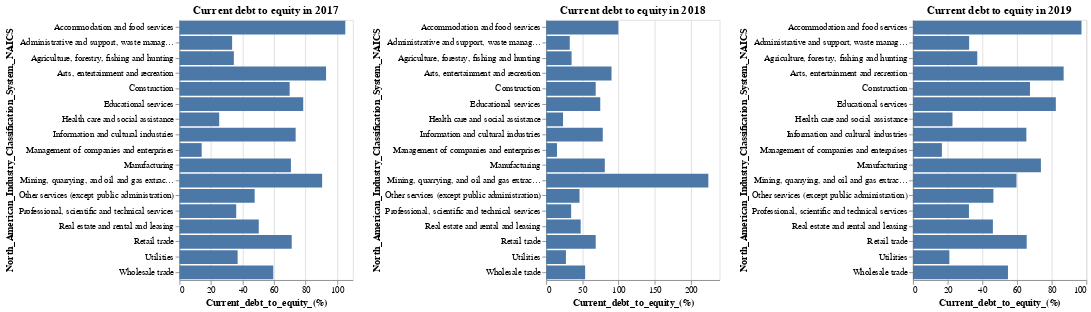

The notebook cell this image was saved under:
### Markdown cell above
For the small business, in contrast to medium business, the health care and social assistance rural business has a lower current debt to equity ratio, which means it is more liquid for these type of business. Similar to medium business, the management type small business is in good condition from current debt to equity, but the information and cultural industry has a higher ratio, which is a negative signal for that type of small business.

### Code cell
alt.hconcat(s2017, s2018, s2019)

### Figure 1 — Vega-Lite specification as saved in the notebook (floating-point values rounded to 4 significant figures)
{"config": {"view": {"continuousWidth": 400, "continuousHeight": 300}}, "hconcat": [{"data": {"name": "data-479769f72f8050ad697a43f1ae856b39"}, "mark": "bar", "encoding": {"x": {"field": "Current_debt_to_equity_(%)", "type": "quantitative"}, "y": {"field": "North_American_Industry_Classification_System,_NAICS", "type": "nominal"}}, "height": 300, "title": "Current debt to equity in 2017", "width": 200}, {"data": {"name": "data-a70e73a1712ac6de76a3d60f85d27734"}, "mark": "bar", "encoding": {"x": {"field": "Current_debt_to_equity_(%)", "type": "quantitative"}, "y": {"field": "North_American_Industry_Classification_System,_NAICS", "type": "nominal"}}, "height": 300, "title": "Current debt to equity in 2018", "width": 200}, {"data": {"name": "data-0cb1a0655b500a3032c93b699aea1e7a"}, "mark": "bar", "encoding": {"x": {"field": "Current_debt_to_equity_(%)", "type": "quantitative"}, "y": {"field": "North_American_Industry_Classification_System,_NAICS", "type": "nominal"}}, "height": 300, "title": "Current debt to equity in 2019", "width": 200}], "$schema": "https://vega.github.io/schema/vega-lite/v4.17.0.json", "datasets": {"data-479769f72f8050ad697a43f1ae856b39": [{"ID": 34.0, "North_American_Industry_Classification_System,_NAICS_-_code": "11", "North_American_Industry_Classification_System,_NAICS": "Agriculture, forestry, fishing and hunting", "Geography_-_code": 0.0, "Geography": "Canada", "Location_indicator_-_code": 1.0, "Location_indicator": "Rural", "Incorporation_status_-_code": 2.0, "Incorporation_status": "Incorporated", "Reference_year": 2017.0, "Debt_to_equity_ratio_(times)": 1.1, "Current_debt_to_equity_(%)": 34.5}, {"ID": 232.0, "North_American_Industry_Classification_System,_NAICS_-_code": "21", "North_American_Industry_Classification_System,_NAICS": "Mining, quarrying, and oil and gas extraction", "Geography_-_code": 0.0, "Geography": "Canada", "Location_indicator_-_code": 1.0, "Location_indicator": "Rural", "Incorporation_status_-_code": 2.0, "Incorporation_status": "Incorporated", "Reference_year": 2017.0, "Debt_to_equity_ratio_(times)": 2.7, "Current_debt_to_equity_(%)": 90.5}, {"ID": 364.0, "North_American_Industry_Classification_System,_NAICS_-_code": "22", "North_American_Industry_Classification_System,_NAICS": "Utilities", "Geography_-_code": 0.0, "Geography": "Canada", "Location_indicator_-_code": 1.0, "Location_indicator": "Rural", "Incorporation_status_-_code": 2.0, "Incorporation_status": "Incorporated", "Reference_year": 2017.0, "Debt_to_equity_ratio_(times)": 1.5, "Current_debt_to_equity_(%)": 36.9}, {"ID": 430.0, "North_American_Industry_Classification_System,_NAICS_-_code": "23", "North_American_Industry_Classification_System,_NAICS": "Construction", "Geography_-_code": 0.0, "Geography": "Canada", "Location_indicator_-_code": 1.0, "Location_indicator": "Rural", "Incorporation_status_-_code": 2.0, "Incorporation_status": "Incorporated", "Reference_year": 2017.0, "Debt_to_equity_ratio_(times)": 1.4, "Current_debt_to_equity_(%)": 69.9}, {"ID": 562.0, "North_American_Industry_Classification_System,_NAICS_-_code": "31-33", "North_American_Industry_Classification_System,_NAICS": "Manufacturing", "Geography_-_code": 0.0, "Geography": "Canada", "Location_indicator_-_code": 1.0, "Location_indicator": "Rural", "Incorporation_status_-_code": 2.0, "Incorporation_status": "Incorporated", "Reference_year": 2017.0, "Debt_to_equity_ratio_(times)": 1.5, "Current_debt_to_equity_(%)": 70.7}, {"ID": 1288.0, "North_American_Industry_Classification_System,_NAICS_-_code": "41", "North_American_Industry_Classification_System,_NAICS": "Wholesale trade", "Geography_-_code": 0.0, "Geography": "Canada", "Location_indicator_-_code": 1.0, "Location_indicator": "Rural", "Incorporation_status_-_code": 2.0, "Incorporation_status": "Incorporated", "Reference_year": 2017.0, "Debt_to_equity_ratio_(times)": 1.1, "Current_debt_to_equity_(%)": 59.5}, {"ID": 1618.0, "North_American_Industry_Classification_System,_NAICS_-_code": "44-45", "North_American_Industry_Classification_System,_NAICS": "Retail trade", "Geography_-_code": 0.0, "Geography": "Canada", "Location_indicator_-_code": 1.0, "Location_indicator": "Rural", "Incorporation_status_-_code": 2.0, "Incorporation_status": "Incorporated", "Reference_year": 2017.0, "Debt_to_equity_ratio_(times)": 1.4, "Current_debt_to_equity_(%)": 71.2}, {"ID": 2443.0, "North_American_Industry_Classification_System,_NAICS_-_code": "51", "North_American_Industry_Classification_System,_NAICS": "Information and cultural industries", "Geography_-_code": 0.0, "Geography": "Canada", "Location_indicator_-_code": 1.0, "Location_indicator": "Rural", "Incorporation_status_-_code": 2.0, "Incorporation_status": "Incorporated", "Reference_year": 2017.0, "Debt_to_equity_ratio_(times)": 1.5, "Current_debt_to_equity_(%)": 73.7}, {"ID": 2674.0, "North_American_Industry_Classification_System,_NAICS_-_code": "53", "North_American_Industry_Classification_System,_NAICS": "Real estate and rental and leasing", "Geography_-_code": 0.0, "Geography": "Canada", "Location_indicator_-_code": 1.0, "Location_indicator": "Rural", "Incorporation_status_-_code": 2.0, "Incorporation_status": "Incorporated", "Reference_year": 2017.0, "Debt_to_equity_ratio_(times)": 1.7, "Current_debt_to_equity_(%)": 50.3}, {"ID": 2806.0, "North_American_Industry_Classification_System,_NAICS_-_code": "54", "North_American_Industry_Classification_System,_NAICS": "Professional, scientific and technical services", "Geography_-_code": 0.0, "Geography": "Canada", "Location_indicator_-_code": 1.0, "Location_indicator": "Rural", "Incorporation_status_-_code": 2.0, "Incorporation_status": "Incorporated", "Reference_year": 2017.0, "Debt_to_equity_ratio_(times)": 0.8, "Current_debt_to_equity_(%)": 36.0}, {"ID": 2872.0, "North_American_Industry_Classification_System,_NAICS_-_code": "55", "North_American_Industry_Classification_System,_NAICS": "Management of companies and enterprises", "Geography_-_code": 0.0, "Geography": "Canada", "Location_indicator_-_code": 1.0, "Location_indicator": "Rural", "Incorporation_status_-_code": 2.0, "Incorporation_status": "Incorporated", "Reference_year": 2017.0, "Debt_to_equity_ratio_(times)": 0.4, "Current_debt_to_equity_(%)": 14.1}, {"ID": 2938.0, "North_American_Industry_Classification_System,_NAICS_-_code": "56", "North_American_Industry_Classification_System,_NAICS": "Administrative and support, waste management and remediation services", "Geography_-_code": 0.0, "Geography": "Canada", "Location_indicator_-_code": 1.0, "Location_indicator": "Rural", "Incorporation_status_-_code": 2.0, "Incorporation_status": "Incorporated", "Reference_year": 2017.0, "Debt_to_equity_ratio_(times)": 0.7, "Current_debt_to_equity_(%)": 33.4}, {"ID": 3037.0, "North_American_Industry_Classification_System,_NAICS_-_code": "61", "North_American_Industry_Classification_System,_NAICS": "Educational services", "Geography_-_code": 0.0, "Geography": "Canada", "Location_indicator_-_code": 1.0, "Location_indicator": "Rural", "Incorporation_status_-_code": 2.0, "Incorporation_status": "Incorporated", "Reference_year": 2017.0, "Debt_to_equity_ratio_(times)": 1.4, "Current_debt_to_equity_(%)": 78.5}, {"ID": 3103.0, "North_American_Industry_Classification_System,_NAICS_-_code": "62", "North_American_Industry_Classification_System,_NAICS": "Health care and social assistance", "Geography_-_code": 0.0, "Geography": "Canada", "Location_indicator_-_code": 1.0, "Location_indicator": "Rural", "Incorporation_status_-_code": 2.0, "Incorporation_status": "Incorporated", "Reference_year": 2017.0, "Debt_to_equity_ratio_(times)": 0.6, "Current_debt_to_equity_(%)": 25.2}, {"ID": 3268.0, "North_American_Industry_Classification_System,_NAICS_-_code": "71", "North_American_Industry_Classification_System,_NAICS": "Arts, entertainment and recreation", "Geography_-_code": 0.0, "Geography": "Canada", "Location_indicator_-_code": 1.0, "Location_indicator": "Rural", "Incorporation_status_-_code": 2.0, "Incorporation_status": "Incorporated", "Reference_year": 2017.0, "Debt_to_equity_ratio_(times)": 2.7, "Current_debt_to_equity_(%)": 93.0}, {"ID": 3400.0, "North_American_Industry_Classification_System,_NAICS_-_code": "72", "North_American_Industry_Classification_System,_NAICS": "Accommodation and food services", "Geography_-_code": 0.0, "Geography": "Canada", "Location_indicator_-_code": 1.0, "Location_indicator": "Rural", "Incorporation_status_-_code": 2.0, "Incorporation_status": "Incorporated", "Reference_year": 2017.0, "Debt_to_equity_ratio_(times)": 3.0, "Current_debt_to_equity_(%)": 105.2}, {"ID": 3499.0, "North_American_Industry_Classification_System,_NAICS_-_code": "81", "North_American_Industry_Classification_System,_NAICS": "Other services (except public administration)", "Geography_-_code": 0.0, "Geography": "Canada", "Location_indicator_-_code": 1.0, "Location_indicator": "Rural", "Incorporation_status_-_code": 2.0, "Incorporation_status": "Incorporated", "Reference_year": 2017.0, "Debt_to_equity_ratio_(times)": 1.1, "Current_debt_to_equity_(%)": 47.7}], "data-a70e73a1712ac6de76a3d60f85d27734": [{"ID": 34.0, "North_American_Industry_Classification_System,_NAICS_-_code": "11", "North_American_Industry_Classification_System,_NAICS": "Agriculture, forestry, fishing and hunting", "Geography_-_code": 0.0, "Geography": "Canada", "Location_indicator_-_code": 1.0, "Location_indicator": "Rural", "Incorporation_status_-_code": 2.0, "Incorporation_status": "Incorporated", "Reference_year": 2018.0, "Debt_to_equity_ratio_(times)": 1.2, "Current_debt_to_equity_(%)": 35.1}, {"ID": 232.0, "North_American_Industry_Classification_System,_NAICS_-_code": "21", "North_American_Industry_Classification_System,_NAICS": "Mining, quarrying, and oil and gas extraction", "Geography_-_code": 0.0, "Geography": "Canada", "Location_indicator_-_code": 1.0, "Location_indicator": "Rural", "Incorporation_status_-_code": 2.0, "Incorporation_status": "Incorporated", "Reference_year": 2018.0, "Debt_to_equity_ratio_(times)": 2.6, "Current_debt_to_equity_(%)": 224.4}, {"ID": 364.0, "North_American_Industry_Classification_System,_NAICS_-_code": "22", "North_American_Industry_Classification_System,_NAICS": "Utilities", "Geography_-_code": 0.0, "Geography": "Canada", "Location_indicator_-_code": 1.0, "Location_indicator": "Rural", "Incorporation_status_-_code": 2.0, "Incorporation_status": "Incorporated", "Reference_year": 2018.0, "Debt_to_equity_ratio_(times)": 1.1, "Current_debt_to_equity_(%)": 27.3}, {"ID": 430.0, "North_American_Industry_Classification_System,_NAICS_-_code": "23", "North_American_Industry_Classification_System,_NAICS": "Construction", "Geography_-_code": 0.0, "Geography": "Canada", "Location_indicator_-_code": 1.0, "Location_indicator": "Rural", "Incorporation_status_-_code": 2.0, "Incorporation_status": "Incorporated", "Reference_year": 2018.0, "Debt_to_equity_ratio_(times)": 1.3, "Current_debt_to_equity_(%)": 68.5}, {"ID": 562.0, "North_American_Industry_Classification_System,_NAICS_-_code": "31-33", "North_American_Industry_Classification_System,_NAICS": "Manufacturing", "Geography_-_code": 0.0, "Geography": "Canada", "Location_indicator_-_code": 1.0, "Location_indicator": "Rural", "Incorporation_status_-_code": 2.0, "Incorporation_status": "Incorporated", "Reference_year": 2018.0, "Debt_to_equity_ratio_(times)": 1.8, "Current_debt_to_equity_(%)": 81.1}, {"ID": 1288.0, "North_American_Industry_Classification_System,_NAICS_-_code": "41", "North_American_Industry_Classification_System,_NAICS": "Wholesale trade", "Geography_-_code": 0.0, "Geography": "Canada", "Location_indicator_-_code": 1.0, "Location_indicator": "Rural", "Incorporation_status_-_code": 2.0, "Incorporation_status": "Incorporated", "Reference_year": 2018.0, "Debt_to_equity_ratio_(times)": 1.0, "Current_debt_to_equity_(%)": 53.9}, {"ID": 1618.0, "North_American_Industry_Classification_System,_NAICS_-_code": "44-45", "North_American_Industry_Classification_System,_NAICS": "Retail trade", "Geography_-_code": 0.0, "Geography": "Canada", "Location_indicator_-_code": 1.0, "Location_indicator": "Rural", "Incorporation_status_-_code": 2.0, "Incorporation_status": "Incorporated", "Reference_year": 2018.0, "Debt_to_equity_ratio_(times)": 1.4, "Current_debt_to_equity_(%)": 68.5}, {"ID": 2443.0, "North_American_Industry_Classification_System,_NAICS_-_code": "51", "North_American_Industry_Classification_System,_NAICS": "Information and cultural industries", "Geography_-_code": 0.0, "Geography": "Canada", "Location_indicator_-_code": 1.0, "Location_indicator": "Rural", "Incorporation_status_-_code": 2.0, "Incorporation_status": "Incorporated", "Reference_year": 2018.0, "Debt_to_equity_ratio_(times)": 1.6, "Current_debt_to_equity_(%)": 78.3}, {"ID": 2674.0, "North_American_Industry_Classification_System,_NAICS_-_code": "53", "North_American_Industry_Classification_System,_NAICS": "Real estate and rental and leasing", "Geography_-_code": 0.0, "Geography": "Canada", "Location_indicator_-_code": 1.0, "Location_indicator": "Rural", "Incorporation_status_-_code": 2.0, "Incorporation_status": "Incorporated", "Reference_year": 2018.0, "Debt_to_equity_ratio_(times)": 1.6, "Current_debt_to_equity_(%)": 47.7}, {"ID": 2806.0, "North_American_Industry_Classification_System,_NAICS_-_code": "54", "North_American_Industry_Classification_System,_NAICS": "Professional, scientific and technical services", "Geography_-_code": 0.0, "Geography": "Canada", "Location_indicator_-_code": 1.0, "Location_indicator": "Rural", "Incorporation_status_-_code": 2.0, "Incorporation_status": "Incorporated", "Reference_year": 2018.0, "Debt_to_equity_ratio_(times)": 0.7, "Current_debt_to_equity_(%)": 34.5}, {"ID": 2872.0, "North_American_Industry_Classification_System,_NAICS_-_code": "55", "North_American_Industry_Classification_System,_NAICS": "Management of companies and enterprises", "Geography_-_code": 0.0, "Geography": "Canada", "Location_indicator_-_code": 1.0, "Location_indicator": "Rural", "Incorporation_status_-_code": 2.0, "Incorporation_status": "Incorporated", "Reference_year": 2018.0, "Debt_to_equity_ratio_(times)": 0.4, "Current_debt_to_equity_(%)": 14.9}, {"ID": 2938.0, "North_American_Industry_Classification_System,_NAICS_-_code": "56", "North_American_Industry_Classification_System,_NAICS": "Administrative and support, waste management and remediation services", "Geography_-_code": 0.0, "Geography": "Canada", "Location_indicator_-_code": 1.0, "Location_indicator": "Rural", "Incorporation_status_-_code": 2.0, "Incorporation_status": "Incorporated", "Reference_year": 2018.0, "Debt_to_equity_ratio_(times)": 0.7, "Current_debt_to_equity_(%)": 32.6}, {"ID": 3037.0, "North_American_Industry_Classification_System,_NAICS_-_code": "61", "North_American_Industry_Classification_System,_NAICS": "Educational services", "Geography_-_code": 0.0, "Geography": "Canada", "Location_indicator_-_code": 1.0, "Location_indicator": "Rural", "Incorporation_status_-_code": 2.0, "Incorporation_status": "Incorporated", "Reference_year": 2018.0, "Debt_to_equity_ratio_(times)": 1.3, "Current_debt_to_equity_(%)": 74.8}, {"ID": 3103.0, "North_American_Industry_Classification_System,_NAICS_-_code": "62", "North_American_Industry_Classification_System,_NAICS": "Health care and social assistance", "Geography_-_code": 0.0, "Geography": "Canada", "Location_indicator_-_code": 1.0, "Location_indicator": "Rural", "Incorporation_status_-_code": 2.0, "Incorporation_status": "Incorporated", "Reference_year": 2018.0, "Debt_to_equity_ratio_(times)": 0.6, "Current_debt_to_equity_(%)": 23.3}, {"ID": 3268.0, "North_American_Industry_Classification_System,_NAICS_-_code": "71", "North_American_Industry_Classification_System,_NAICS": "Arts, entertainment and recreation", "Geography_-_code": 0.0, "Geography": "Canada", "Location_indicator_-_code": 1.0, "Location_indicator": "Rural", "Incorporation_status_-_code": 2.0, "Incorporation_status": "Incorporated", "Reference_year": 2018.0, "Debt_to_equity_ratio_(times)": 2.5, "Current_debt_to_equity_(%)": 90.4}, {"ID": 3400.0, "North_American_Industry_Classification_System,_NAICS_-_code": "72", "North_American_Industry_Classification_System,_NAICS": "Accommodation and food services", "Geography_-_code": 0.0, "Geography": "Canada", "Location_indicator_-_code": 1.0, "Location_indicator": "Rural", "Incorporation_status_-_code": 2.0, "Incorporation_status": "Incorporated", "Reference_year": 2018.0, "Debt_to_equity_ratio_(times)": 2.8, "Current_debt_to_equity_(%)": 99.8}, {"ID": 3499.0, "North_American_Industry_Classification_System,_NAICS_-_code": "81", "North_American_Industry_Classification_System,_NAICS": "Other services (except public administration)", "Geography_-_code": 0.0, "Geography": "Canada", "Location_indicator_-_code": 1.0, "Location_indicator": "Rural", "Incorporation_status_-_code": 2.0, "Incorporation_status": "Incorporated", "Reference_year": 2018.0, "Debt_to_equity_ratio_(times)": 1.0, "Current_debt_to_equity_(%)": 46.1}], "data-0cb1a0655b500a3032c93b699aea1e7a": [{"ID": 34.0, "North_American_Industry_Classification_System,_NAICS_-_code": "11", "North_American_Industry_Classification_System,_NAICS": "Agriculture, forestry, fishing and hunting", "Geography_-_code": 0.0, "Geography": "Canada", "Location_indicator_-_code": 1.0, "Location_indicator": "Rural", "Incorporation_status_-_code": 2.0, "Incorporation_status": "Incorporated", "Reference_year": 2019.0, "Debt_to_equity_ratio_(times)": 1.2, "Current_debt_to_equity_(%)": 37.1}, {"ID": 232.0, "North_American_Industry_Classification_System,_NAICS_-_code": "21", "North_American_Industry_Classification_System,_NAICS": "Mining, quarrying, and oil and gas extraction", "Geography_-_code": 0.0, "Geography": "Canada", "Location_indicator_-_code": 1.0, "Location_indicator": "Rural", "Incorporation_status_-_code": 2.0, "Incorporation_status": "Incorporated", "Reference_year": 2019.0, "Debt_to_equity_ratio_(times)": 1.3, "Current_debt_to_equity_(%)": 59.7}, {"ID": 364.0, "North_American_Industry_Classification_System,_NAICS_-_code": "22", "North_American_Industry_Classification_System,_NAICS": "Utilities", "Geography_-_code": 0.0, "Geography": "Canada", "Location_indicator_-_code": 1.0, "Location_indicator": "Rural", "Incorporation_status_-_code": 2.0, "Incorporation_status": "Incorporated", "Reference_year": 2019.0, "Debt_to_equity_ratio_(times)": 1.0, "Current_debt_to_equity_(%)": 21.0}, {"ID": 430.0, "North_American_Industry_Classification_System,_NAICS_-_code": "23", "North_American_Industry_Classification_System,_NAICS": "Construction", "Geography_-_code": 0.0, "Geography": "Canada", "Location_indicator_-_code": 1.0, "Location_indicator": "Rural", "Incorporation_status_-_code": 2.0, "Incorporation_status": "Incorporated", "Reference_year": 2019.0, "Debt_to_equity_ratio_(times)": 1.3, "Current_debt_to_equity_(%)": 67.5}, {"ID": 562.0, "North_American_Industry_Classification_System,_NAICS_-_code": "31-33", "North_American_Industry_Classification_System,_NAICS": "Manufacturing", "Geography_-_code": 0.0, "Geography": "Canada", "Location_indicator_-_code": 1.0, "Location_indicator": "Rural", "Incorporation_status_-_code": 2.0, "Incorporation_status": "Incorporated", "Reference_year": 2019.0, "Debt_to_equity_ratio_(times)": 1.7, "Current_debt_to_equity_(%)": 73.8}, {"ID": 1288.0, "North_American_Industry_Classification_System,_NAICS_-_code": "41", "North_American_Industry_Classification_System,_NAICS": "Wholesale trade", "Geography_-_code": 0.0, "Geography": "Canada", "Location_indicator_-_code": 1.0, "Location_indicator": "Rural", "Incorporation_status_-_code": 2.0, "Incorporation_status": "Incorporated", "Reference_year": 2019.0, "Debt_to_equity_ratio_(times)": 1.0, "Current_debt_to_equity_(%)": 54.8}, {"ID": 1618.0, "North_American_Industry_Classification_System,_NAICS_-_code": "44-45", "North_American_Industry_Classification_System,_NAICS": "Retail trade", "Geography_-_code": 0.0, "Geography": "Canada", "Location_indicator_-_code": 1.0, "Location_indicator": "Rural", "Incorporation_status_-_code": 2.0, "Incorporation_status": "Incorporated", "Reference_year": 2019.0, "Debt_to_equity_ratio_(times)": 1.3, "Current_debt_to_equity_(%)": 65.6}, {"ID": 2443.0, "North_American_Industry_Classification_System,_NAICS_-_code": "51", "North_American_Industry_Classification_System,_NAICS": "Information and cultural industries", "Geography_-_code": 0.0, "Geography": "Canada", "Location_indicator_-_code": 1.0, "Location_indicator": "Rural", "Incorporation_status_-_code": 2.0, "Incorporation_status": "Incorporated", "Reference_year": 2019.0, "Debt_to_equity_ratio_(times)": 1.4, "Current_debt_to_equity_(%)": 65.4}, {"ID": 2674.0, "North_American_Industry_Classification_System,_NAICS_-_code": "53", "North_American_Industry_Classification_System,_NAICS": "Real estate and rental and leasing", "Geography_-_code": 0.0, "Geography": "Canada", "Location_indicator_-_code": 1.0, "Location_indicator": "Rural", "Incorporation_status_-_code": 2.0, "Incorporation_status": "Incorporated", "Reference_year": 2019.0, "Debt_to_equity_ratio_(times)": 1.5, "Current_debt_to_equity_(%)": 46.1}, {"ID": 2806.0, "North_American_Industry_Classification_System,_NAICS_-_code": "54", "North_American_Industry_Classification_System,_NAICS": "Professional, scientific and technical services", "Geography_-_code": 0.0, "Geography": "Canada", "Location_indicator_-_code": 1.0, "Location_indicator": "Rural", "Incorporation_status_-_code": 2.0, "Incorporation_status": "Incorporated", "Reference_year": 2019.0, "Debt_to_equity_ratio_(times)": 0.7, "Current_debt_to_equity_(%)": 32.3}, {"ID": 2872.0, "North_American_Industry_Classification_System,_NAICS_-_code": "55", "North_American_Industry_Classification_System,_NAICS": "Management of companies and enterprises", "Geography_-_code": 0.0, "Geography": "Canada", "Location_indicator_-_code": 1.0, "Location_indicator": "Rural", "Incorporation_status_-_code": 2.0, "Incorporation_status": "Incorporated", "Reference_year": 2019.0, "Debt_to_equity_ratio_(times)": 0.4, "Current_debt_to_equity_(%)": 16.7}, {"ID": 2938.0, "North_American_Industry_Classification_System,_NAICS_-_code": "56", "North_American_Industry_Classification_System,_NAICS": "Administrative and support, waste management and remediation services", "Geography_-_code": 0.0, "Geography": "Canada", "Location_indicator_-_code": 1.0, "Location_indicator": "Rural", "Incorporation_status_-_code": 2.0, "Incorporation_status": "Incorporated", "Reference_year": 2019.0, "Debt_to_equity_ratio_(times)": 0.7, "Current_debt_to_equity_(%)": 32.4}, {"ID": 3037.0, "North_American_Industry_Classification_System,_NAICS_-_code": "61", "North_American_Industry_Classification_System,_NAICS": "Educational services", "Geography_-_code": 0.0, "Geography": "Canada", "Location_indicator_-_code": 1.0, "Location_indicator": "Rural", "Incorporation_status_-_code": 2.0, "Incorporation_status": "Incorporated", "Reference_year": 2019.0, "Debt_to_equity_ratio_(times)": 1.5, "Current_debt_to_equity_(%)": 82.4}, {"ID": 3103.0, "North_American_Industry_Classification_System,_NAICS_-_code": "62", "North_American_Industry_Classification_System,_NAICS": "Health care and social assistance", "Geography_-_code": 0.0, "Geography": "Canada", "Location_indicator_-_code": 1.0, "Location_indicator": "Rural", "Incorporation_status_-_code": 2.0, "Incorporation_status": "Incorporated", "Reference_year": 2019.0, "Debt_to_equity_ratio_(times)": 0.5, "Current_debt_to_equity_(%)": 22.8}, {"ID": 3268.0, "North_American_Industry_Classification_System,_NAICS_-_code": "71", "North_American_Industry_Classification_System,_NAICS": "Arts, entertainment and recreation", "Geography_-_code": 0.0, "Geography": "Canada", "Location_indicator_-_code": 1.0, "Location_indicator": "Rural", "Incorporation_status_-_code": 2.0, "Incorporation_status": "Incorporated", "Reference_year": 2019.0, "Debt_to_equity_ratio_(times)": 2.4, "Current_debt_to_equity_(%)": 86.9}, {"ID": 3400.0, "North_American_Industry_Classification_System,_NAICS_-_code": "72", "North_American_Industry_Classification_System,_NAICS": "Accommodation and food services", "Geography_-_code": 0.0, "Geography": "Canada", "Location_indicator_-_code": 1.0, "Location_indicator": "Rural", "Incorporation_status_-_code": 2.0, "Incorporation_status": "Incorporated", "Reference_year": 2019.0, "Debt_to_equity_ratio_(times)": 2.8, "Current_debt_to_equity_(%)": 97.2}, {"ID": 3499.0, "North_American_Industry_Classification_System,_NAICS_-_code": "81", "North_American_Industry_Classification_System,_NAICS": "Other services (except public administration)", "Geography_-_code": 0.0, "Geography": "Canada", "Location_indicator_-_code": 1.0, "Location_indicator": "Rural", "Incorporation_status_-_code": 2.0, "Incorporation_status": "Incorporated", "Reference_year": 2019.0, "Debt_to_equity_ratio_(times)": 1.0, "Current_debt_to_equity_(%)": 46.4}]}}
